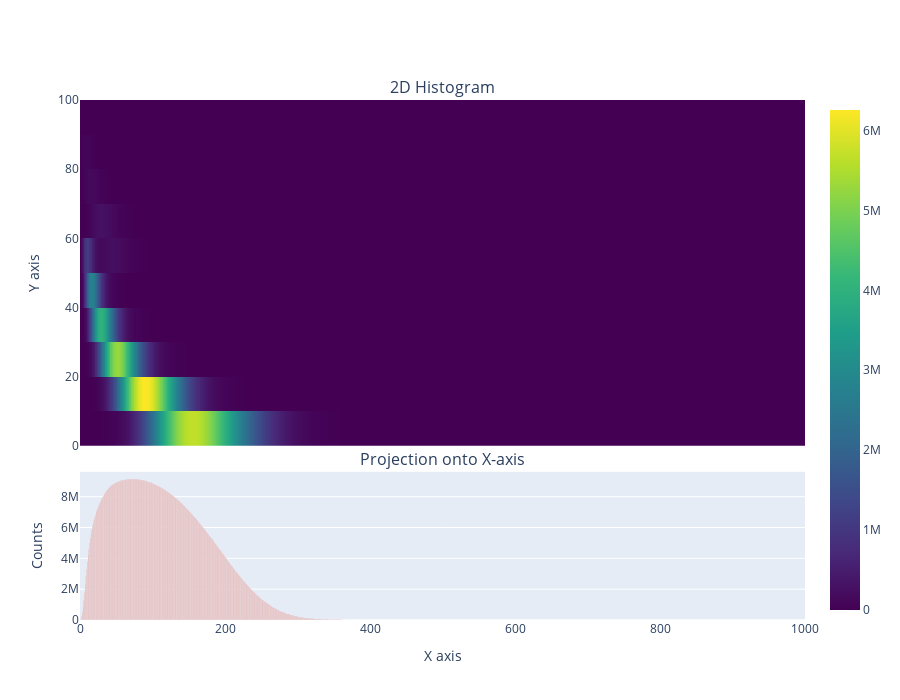

This figure's notebook cell:
### Code cell
import numpy as np
import plotly.graph_objects as go
from plotly.subplots import make_subplots

# Assuming hist2d is already defined, e.g.:
hist2d = hists_read[0][type_loc]

# Extract bin info
nbins_x = hist2d.GetNbinsX()
nbins_y = hist2d.GetNbinsY()

# Axis bin centers
x_centers = [hist2d.GetXaxis().GetBinCenter(i+1) for i in range(nbins_x)]
y_centers = [hist2d.GetYaxis().GetBinCenter(j+1) for j in range(nbins_y)]

# Z content: shape (nbins_y, nbins_x) for Plotly
z_content = np.array([[hist2d.GetBinContent(i+1, j+1) 
                       for i in range(nbins_x)] for j in range(nbins_y)])

# Projection onto X: sum along Y for each X bin
proj_x = np.sum(z_content, axis=0)

# --- Create subplots: 2 rows ---
fig = make_subplots(
    rows=2, cols=1,
    shared_xaxes=True,  # ✅ correct
    row_heights=[0.7, 0.3],
    vertical_spacing=0.05,
    subplot_titles=("2D Histogram", "Projection onto X-axis")
)


# Add 2D heatmap
fig.add_trace(
    go.Heatmap(
        x=x_centers,
        y=y_centers,
        z=z_content,
        coloraxis="coloraxis"
    ),
    row=1, col=1
)

# Add 1D X projection
fig.add_trace(
    go.Bar(
        x=x_centers,
        y=proj_x,
        name="X Projection"
    ),
    row=2, col=1
)

# Layout
fig.update_layout(
    height=700,
    width=900,
    coloraxis={"colorscale": "Viridis"},
    xaxis2_title="X axis",
    yaxis1_title="Y axis",
    yaxis2_title="Counts",
    showlegend=False
)

fig.show()

### Figure 1 — Plotly figure (JSON) as saved in the notebook; plotly's stock layout.template omitted (floating-point values rounded to 4 significant figures; data arrays with more than 128 entries replaced by an {"elided": "..."} marker saying what was removed)
{"data": [{"coloraxis": "coloraxis", "type": "heatmap", "x": {"elided": "1000 float values"}, "xaxis": "x", "y": [5, 15, 25, 35, 45, 55, 65, 75, 85, 95], "yaxis": "y", "z": {"elided": "10x1000 int values"}}, {"name": "X Projection", "type": "bar", "x": {"elided": "1000 float values"}, "xaxis": "x2", "y": {"elided": "1000 int values"}, "yaxis": "y2"}], "layout": {"annotations": [{"font": {"size": 16}, "showarrow": false, "text": "2D Histogram", "x": 0.5, "xanchor": "center", "xref": "paper", "y": 1.0, "yanchor": "bottom", "yref": "paper"}, {"font": {"size": 16}, "showarrow": false, "text": "Projection onto X-axis", "x": 0.5, "xanchor": "center", "xref": "paper", "y": 0.285, "yanchor": "bottom", "yref": "paper"}], "coloraxis": {"colorscale": [[0, "#440154"], [0.1111, "#482878"], [0.2222, "#3e4989"], [0.3333, "#31688e"], [0.4444, "#26828e"], [0.5556, "#1f9e89"], [0.6667, "#35b779"], [0.7778, "#6ece58"], [0.8889, "#b5de2b"], [1, "#fde725"]]}, "height": 700, "showlegend": false, "width": 900, "xaxis": {"anchor": "y", "domain": [0, 1], "matches": "x2", "showticklabels": false}, "xaxis2": {"anchor": "y2", "domain": [0, 1], "title": {"text": "X axis"}}, "yaxis": {"anchor": "x", "domain": [0.335, 1.0], "title": {"text": "Y axis"}}, "yaxis2": {"anchor": "x2", "domain": [0, 0.285], "title": {"text": "Counts"}}}}
